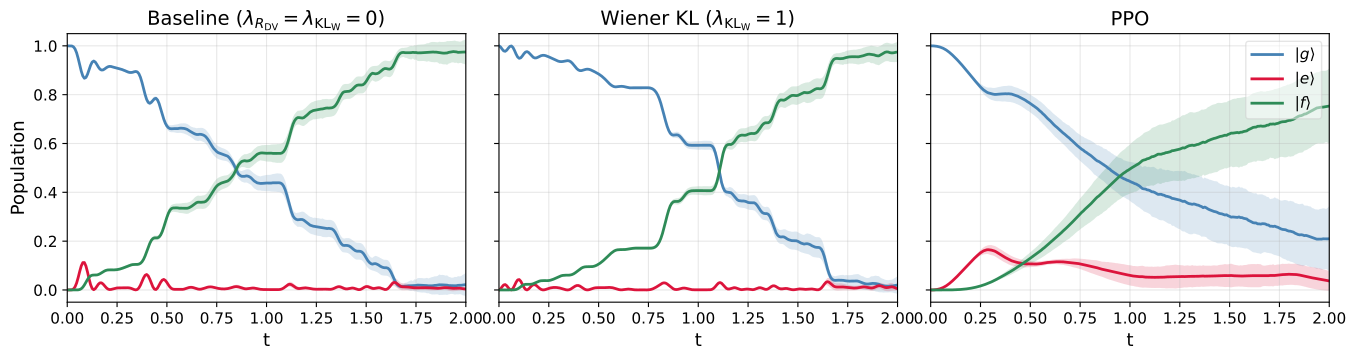

Write the Python code that produced this figure.
#!/usr/bin/env python3
"""STIRAP populations side-by-side, same layout as fig1C amp damping.
Columns: Baseline (kl=0) / Wiener-KL (kl=1) / Ernst-PPO. γ=5, T=2.
"""
import os, sys, pickle
HERE = os.path.dirname(os.path.abspath(__file__))
ROOT = os.path.dirname(HERE)
sys.path.insert(0, ROOT)

import numpy as np
import jax
import jax.numpy as jnp
from flax import nnx
import matplotlib
matplotlib.use("Agg")
import matplotlib.pyplot as plt

from core.types import ExponentialSplit, asqarray
from core.solver import dssesolve
from train_qmaxcal import FourierController, build_H_con
import importlib
sys_mod = importlib.import_module("systems.stirap_3level")


N_TRAJS = 128
N_TIME_STEPS = 256

POP_COLOR = {"|g⟩": "steelblue", "|e⟩ (bright)": "crimson",
             "|f⟩ (target)": "seagreen"}
POP_LABEL = {"|g⟩": r"$|g\rangle$", "|e⟩ (bright)": r"$|e\rangle$",
             "|f⟩ (target)": r"$|f\rangle$"}
POP_ORDER = ["|g⟩", "|e⟩ (bright)", "|f⟩ (target)"]


def load_qmc(path):
    with open(path, "rb") as f:
        ck = pickle.load(f)
    n_modes = int(ck["n_modes"]); T_final = float(ck["T_final"])
    n_controls = int(ck["best_cos_coeffs"].shape[0])
    rngs = nnx.Rngs(0)
    ctrl = FourierController(n_controls=n_controls, n_modes=n_modes,
                             T_final=T_final, rngs=rngs)
    ctrl.dc = nnx.Param(ck["best_dc"])
    ctrl.cos_coeffs = nnx.Param(ck["best_cos_coeffs"])
    ctrl.sin_coeffs = nnx.Param(ck["best_sin_coeffs"])
    return ctrl


def load_ernst_npz(npz_path):
    d = np.load(npz_path)
    return d["ts"], d["u"]


class TabulatedController:
    def __init__(self, ts, u_table):
        self.ts = jnp.asarray(ts, dtype=jnp.float32)
        self.u_table = jnp.asarray(u_table, dtype=jnp.float32)
        self.n_controls = u_table.shape[1]

    def __call__(self, t):
        return jnp.stack([jnp.interp(t, self.ts, self.u_table[:, i])
                          for i in range(self.n_controls)])


def sample_populations(ctrl, sysdict, n_trajs=N_TRAJS, n_time_steps=N_TIME_STEPS, seed=12345):
    T_final = sysdict["T_final"]
    dt = T_final / n_time_steps
    tsave = jnp.linspace(0, T_final, n_time_steps + 1)
    sys_q = dict(
        H_sys=asqarray(sysdict["H_sys"]),
        H_ops=[asqarray(H) for H in sysdict["H_ops"]],
        jump_ops=[asqarray(L) for L in sysdict["jump_ops"]],
        psi0=asqarray(sysdict["psi0"]),
        T_final=T_final,
    )
    H_con = build_H_con(ctrl, sys_q["H_ops"])
    keys = jax.random.split(jax.random.PRNGKey(seed), n_trajs)
    res = dssesolve(H_sys=sys_q["H_sys"], jump_ops=sys_q["jump_ops"],
                    psi0=sys_q["psi0"], tsave=tsave, keys=keys, H_con=H_con,
                    method=ExponentialSplit(dt=dt),
                    nsteps=n_time_steps, nsteps_per_save=1)
    states = np.asarray(res.states.data).squeeze(-1)

    pop_traj = {}
    for name, P in sysdict["populations"].items():
        P_np = np.asarray(P)
        Pψ = np.einsum("ij,ntj->nti", P_np, states)
        expect = np.einsum("nti,nti->nt", np.conj(states), Pψ).real
        pop_traj[name] = expect
    return np.asarray(tsave), pop_traj


def main():
    sysdict = sys_mod.create_system(gamma=5.0, T_final=2.0)

    BASE_QMC   = os.path.join(ROOT, "results", "stirap", "qmaxcal", "n64")
    BASE_ERNST = os.path.join(ROOT, "results", "stirap", "ppo")

    PANELS = [
        ("Baseline ($\\lambda_{R_{\\mathrm{DV}}}{=}\\lambda_{\\mathrm{KL}_\\mathrm{W}}{=}0$)",   "qmc",
         f"{BASE_QMC}/stirap3_g5.0_T2.0_kl0.0_dv0.0_fl0.0_seed1/controller.pkl"),
        ("Wiener KL ($\\lambda_{\\mathrm{KL}_\\mathrm{W}}{=}1$)",  "qmc",
         f"{BASE_QMC}/stirap3_g5.0_T2.0_kl1.0_dv0.0_fl0.0_seed1/controller.pkl"),
        ("PPO",                 "ernst",
         os.path.join(BASE_ERNST, "ernst_stirap_flu0_g5_seed0_ustack.npz")),
    ]

    plt.rcParams.update({
        "font.size": 13, "axes.titlesize": 14,
        "axes.labelsize": 13, "xtick.labelsize": 11,
        "ytick.labelsize": 11, "legend.fontsize": 11,
    })

    fig, axes = plt.subplots(1, 3, figsize=(13.5, 3.6), sharey=True)
    mean_vars = []

    for col, (title, kind, path) in enumerate(PANELS):
        if kind == "qmc":
            ctrl = load_qmc(path)
        else:
            ts_act, u_arr = load_ernst_npz(path)
            ctrl = TabulatedController(ts_act, u_arr)
        print(f"[{title}] sampling {N_TRAJS} SSE trajectories...")
        t, pop_traj = sample_populations(ctrl, sysdict)

        ax = axes[col]
        total_var = 0.0
        for name in POP_ORDER:
            if name not in pop_traj:
                continue
            arr = pop_traj[name]
            mu = arr.mean(axis=0)
            sd = arr.std(axis=0)
            c = POP_COLOR[name]
            ax.plot(t, mu, color=c, lw=2.0, label=POP_LABEL[name])
            ax.fill_between(t, mu - sd, mu + sd, color=c, alpha=0.18, linewidth=0)
            total_var += float(np.trapezoid(sd ** 2, t))
        mean_vars.append(total_var)

        ax.set_title(title)
        ax.set_xlabel("t")
        ax.set_xlim(0, t[-1])
        ax.set_ylim(-0.05, 1.05)
        ax.grid(True, alpha=0.3)
        if col == 2:
            ax.legend(loc="upper right", framealpha=0.5)
    axes[0].set_ylabel("Population")

    plt.tight_layout(pad=0.5)
    out = os.path.join(HERE, "fig_stirap_compare.png")
    os.makedirs(os.path.dirname(out), exist_ok=True)
    plt.savefig(out, dpi=160, bbox_inches="tight")
    plt.savefig(out.replace(".png", ".pdf"), bbox_inches="tight")
    print(f"\nsaved {out}")

    print("\nSummary (sum_k ∫ Var[P_k] dt):")
    for (title, *_), v in zip(PANELS, mean_vars):
        print(f"  {title:>30}  total_var={v:.5f}")


if __name__ == "__main__":
    main()
